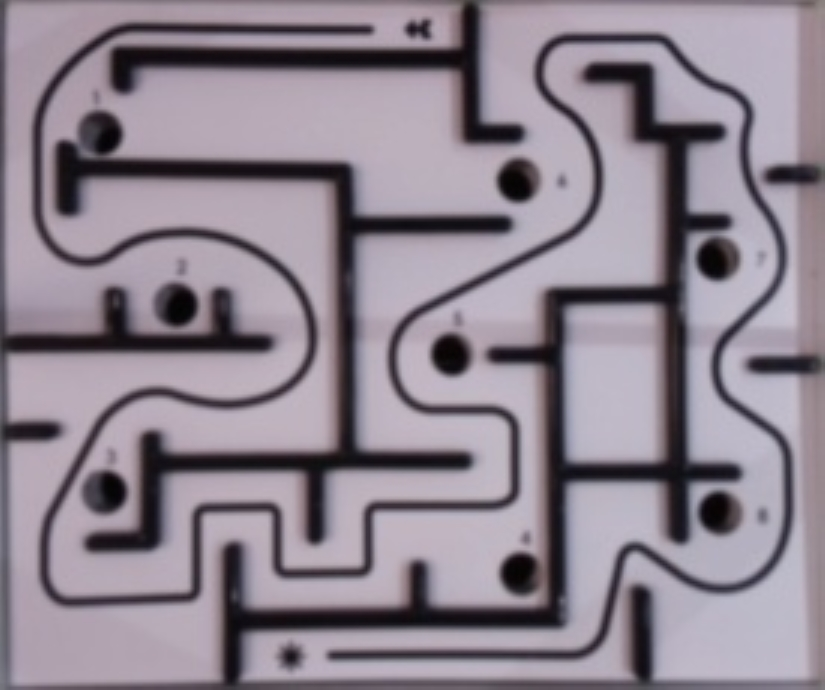
#> input picture image_detection/maze1x3.jpeg, 825 x 690 px, given in place of the camera
$ python ColourObject.py
#> lines starting #> are read from the running program, lines starting #| are printed output that depends on the picture; after the words box and inside, x2 and y2 are one past the last pixel; in counts of white or black regions, pixels touching at a corner belong together
import cv2
import numpy as np

cap = cv2.VideoCapture(0)
#cap.set(cv2.CAP_PROP_FPS, 10)

while True:
    _, frame1 = cap.read()
#> frame1 is the input picture: shape (690, 825, 3); mean B, G, R 143.9, 132.4, 142.2
    frame = frame1[20:480, 30: 570]
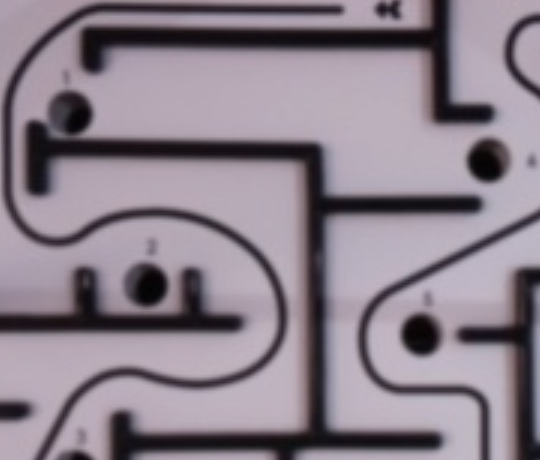
#> frame: shape (460, 540, 3); mean B, G, R 139.4, 128.2, 139.1
    Gauss_frame = cv2.GaussianBlur(frame, (5, 5), 0)
    hsv_frame = cv2.cvtColor(Gauss_frame, cv2.COLOR_BGR2HSV)
#> hsv_frame: shape (460, 540, 3); mean H, S, V 148.8, 29.3, 140.8
    """
    # Red color
    low_red = np.array([161, 155, 84])
    high_red = np.array([179, 255, 255])
    red_mask = cv2.inRange(hsv_frame, low_red, high_red)
    red = cv2.bitwise_and(frame, frame, mask=red_mask)
    """
    # Blue color
    low_blue = np.array([94, 80, 2])
    high_blue = np.array([126, 255, 255])
    blue_mask = cv2.inRange(hsv_frame, low_blue, high_blue)
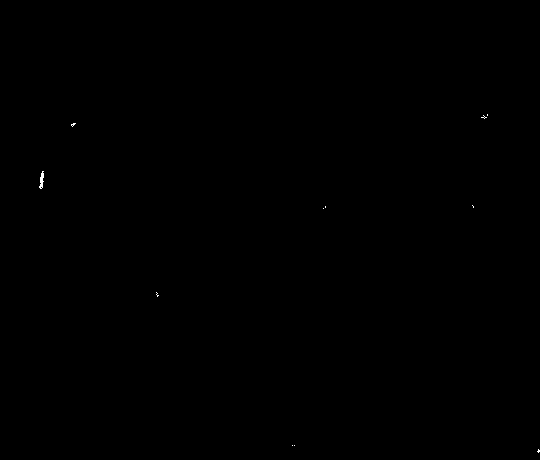
#> blue_mask: shape (460, 540); 0.04% white in thin lines or dots, all inside (x1, y1, x2, y2) = (39, 114, 540, 453)
    blue = cv2.bitwise_and(frame, frame, mask=blue_mask)
    """
    # Green color
    low_green = np.array([25, 52, 72])
    high_green = np.array([102, 255, 255])
    green_mask = cv2.inRange(hsv_frame, low_green, high_green)
    green = cv2.bitwise_and(frame, frame, mask=green_mask)
    """
    contours, _ = cv2.findContours(blue_mask, cv2.RETR_TREE, cv2.CHAIN_APPROX_SIMPLE)
#> contours = 14 contours, 13 with area under 20; largest, box (x1, y1, x2, y2) and area: (39, 171, 44, 189) 34
    if len(contours) == 0:
        #np.array([])
        Active = False

    # ((x, y), radius) = cv2.minEnclosingCircle(c)
    #centers = np.zeros((len(contours), 2), dtype=np.int32)
    for i, c in enumerate(contours):
        area = cv2.contourArea(c)
        M = cv2.moments(c)  # Moment calculation required to get centre
        if M["m00"] != 0 and area > 100:
            Active = True
            center = (int(M["m10"] / M["m00"]), int(M["m01"] / M["m00"]))   # Equation to get centre of contour
            NewCenter = np.array(((center[0] / 1.6265), (center[1] / 1.608)), dtype=np.int32)
            #print(NewCenter)
        else:
            center = (0, 0)
            Active = False
#> this loop made 14 passes
#> area on pass 8: 34
        #centers[i] = center

    cv2.drawContours(frame, contours, -1, (0, 0, 255), 3)
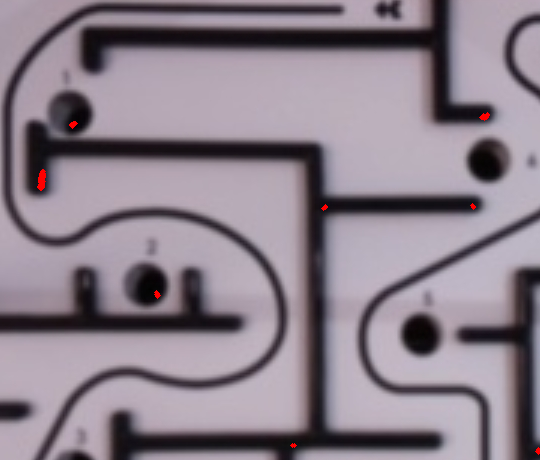
#> frame: shape (460, 540, 3); 0.15% of pixels changed, all inside (x1, y1, x2, y2) = (37, 112, 540, 455)
    print(Active)
#| False

    # print(contours)

    cv2.imshow("Frame", frame)
    #cv2.imshow("Red", red)
    cv2.imshow("Blue", blue)
    #cv2.imshow("Green", green)
    # cv2.imshow("Result", result)

    key = cv2.waitKey(1)
#> (key Esc is pressed here)
    if key == 27:
        break

$ run again, on image_detection/maze2x3.jpeg
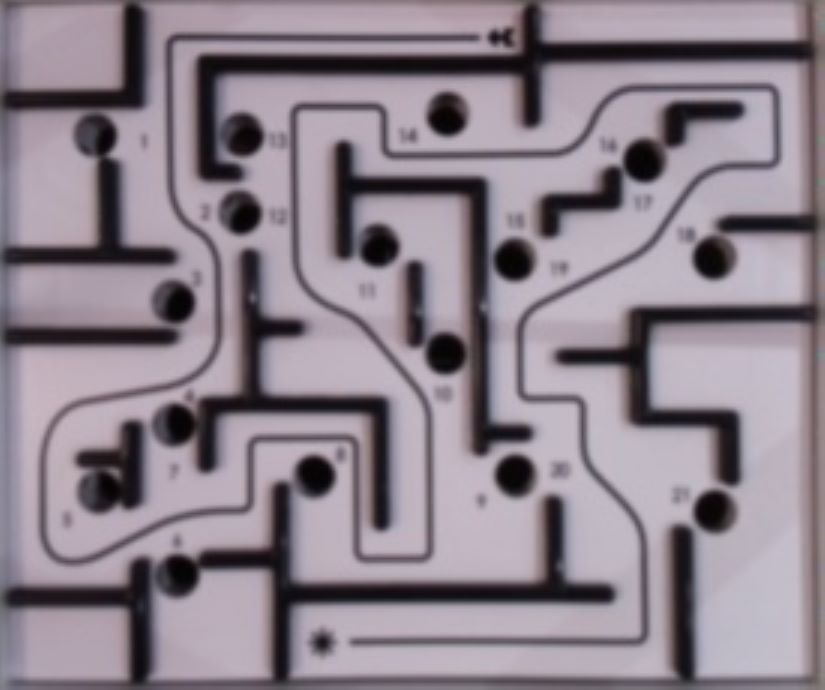
#> input picture image_detection/maze2x3.jpeg, 825 x 690 px, given in place of the camera
#> frame1 is the input picture: shape (690, 825, 3); mean B, G, R 141.1, 130.7, 141.4
#> `frame = frame1[20:480, 30: 570]`:
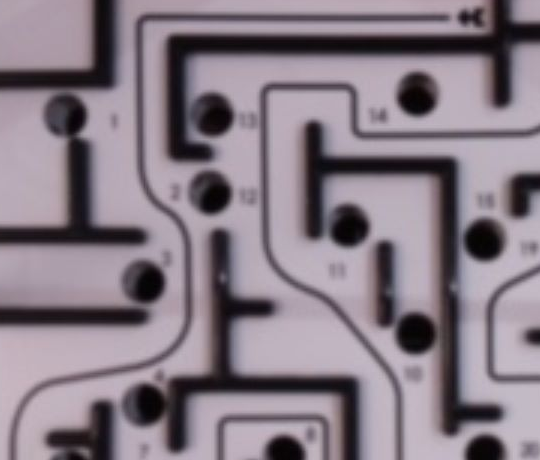
#> frame: shape (460, 540, 3); mean B, G, R 133.9, 123.5, 135
#> hsv_frame: shape (460, 540, 3); mean H, S, V 150.9, 31.3, 136.2
#> blue_mask: shape (460, 540); 0.05% white in thin lines or dots, all inside (x1, y1, x2, y2) = (82, 60, 465, 414)
#> contours = 11 contours, 10 with area under 20; largest, box (x1, y1, x2, y2) and area: (319, 161, 332, 169) 46
#> the loop `for i, c in enumerate(contours):` made 11 passes
#> area on pass 6: 45.5
#> `cv2.drawContours(frame, contours, -1, (0, 0, 255), 3)`:
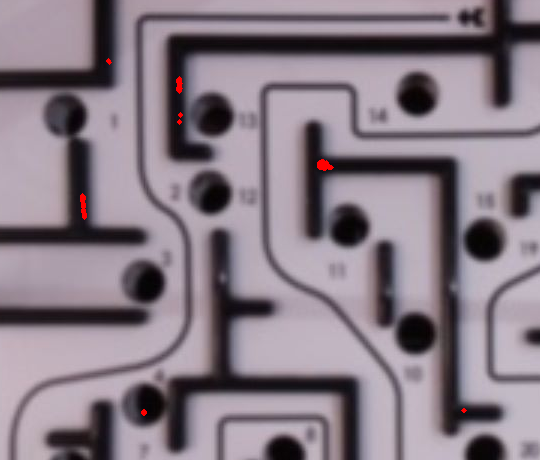
#> frame: shape (460, 540, 3); 0.18% of pixels changed, all inside (x1, y1, x2, y2) = (80, 58, 467, 416)
#| False
